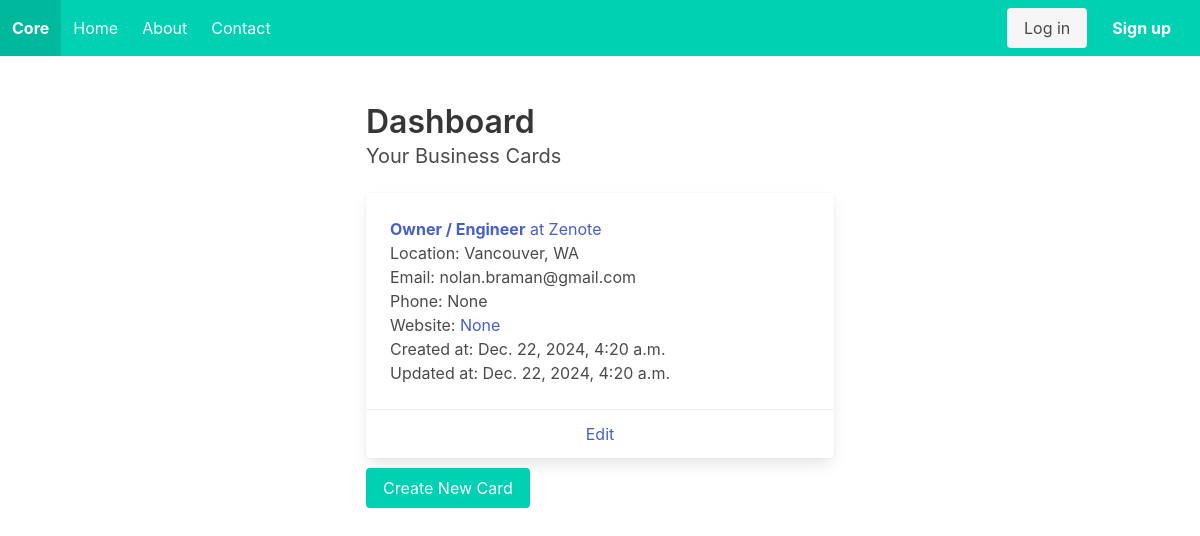
/dashboard/ (signed in), run on an earlier commit of the app's database.
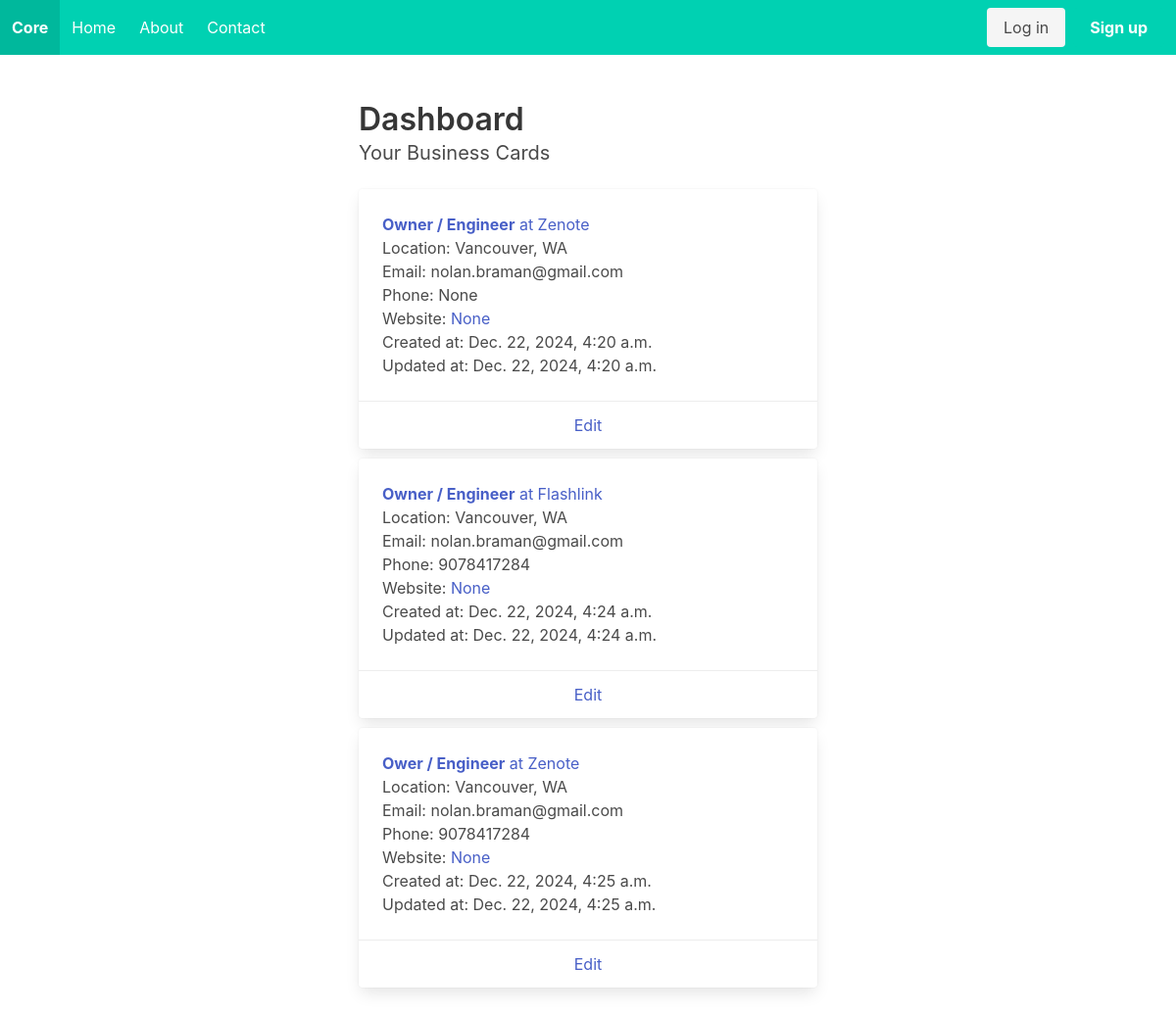
And on a later commit of the database.
### dashboard/models.py (models this page shows, shortened)
class BusinessCard(models.Model):
    user = models.ForeignKey(settings.AUTH_USER_MODEL, on_delete=models.CASCADE)
    uuid = models.UUIDField(default=uuid.uuid4, editable=False, unique=True)
    title = models.CharField(max_length=100)
    company_name = models.CharField(max_length=100)
    location = models.CharField(max_length=100)
    email = models.EmailField()
    phone_number = models.CharField(max_length=15, blank=True, null=True)
    website = models.URLField(blank=True, null=True)
    created_at = models.DateTimeField(auto_now_add=True)
    updated_at = models.DateTimeField(auto_now=True)

### dashboard/views.py (the view)
# urls.py: path('', dashboard_view, name='dashboard'),
@login_required
def dashboard_view(request):
    business_cards = BusinessCard.objects.filter(user=request.user)
    can_add_card = business_cards.count() < 3
    return render(request, 'dashboard/dashboard.html', {
        'business_cards': business_cards,
        'can_add_card': can_add_card
    })

### dashboard/templates/dashboard/dashboard.html (shortened to what this page needs)
{% extends "core/base.html" %}
{% block content %}
  <div class="columns is-centered">
    <div class="column is-half">
      <h2 class="title">Dashboard</h2>
      <h3 class="subtitle">Your Business Cards</h3>
      <ul>
        {% for card in business_cards %}
          <div class="card" style="margin-bottom: 10px;">
            <div class="card-content">
              <li>
                <a href="{% url 'business_card_detail' uuid=card.uuid %}">
                  <strong>{{ card.title }}</strong> at {{ card.company_name }}
                </a>
                <br>
                Location: {{ card.location }}
                <br>
                Email: {{ card.email }}
                <br>
                Phone: {{ card.phone_number }}
                <br>
                Website: <a href="{{ card.website }}">{{ card.website }}</a>
                <br>
                Created at: {{ card.created_at }}
                <br>
                Updated at: {{ card.updated_at }}
              </li>
            </div>
            <footer class="card-footer">
              <a href="{% url 'edit_business_card' uuid=card.uuid %}"
                 class="card-footer-item">Edit</a>
            </footer>
          </div>
        {% empty %}
          <li>No business cards found.</li>
        {% endfor %}
      </ul>
      {% if can_add_card %}
        <a href="{% url 'add_business_card' %}" class="button is-primary">Create New Card</a>
      {% endif %}
    </div>
  </div>
{% endblock content %}

### core/templates/core/base.html (shortened to what this page needs)
<!DOCTYPE html>
<html lang="en">
  <head>
    {% load static %}
    <link
      href="https://cdn.jsdelivr.net/npm/bulma@0.9.3/css/bulma.min.css"
      rel="stylesheet"
    />
    <link href="{% static 'css/main.css' %}" rel="stylesheet" />
  </head>
  <body>
    <nav
      class="navbar is-primary"
      role="navigation"
      aria-label="main navigation"
    >
      <div class="navbar-brand">
        <a class="navbar-item" href="{% url 'index' %}">
          <strong>Core</strong>
        </a>
      </div>
      <div id="navbarBasic" class="navbar-menu">
        <div class="navbar-start">
          <a class="navbar-item" href="{% url 'index' %}">Home</a>
          <a class="navbar-item" href="{% url 'about' %}">About</a>
          <a class="navbar-item" href="{% url 'contact' %}">Contact</a>
        </div>
        <div class="navbar-end">
          <div class="navbar-item">
            <div class="buttons">
              <a class="button is-light" href="{% url 'login' %}">Log in</a>
              <a class="button is-primary" href="{% url 'signup' %}">
                <strong>Sign up</strong>
              </a>
            </div>
          </div>
        </div>
      </div>
    </nav>
    <section class="section">
      <div class="container">{% block content %} {% endblock content %}</div>
    </section>
  </body>
</html>

What changed in the data, as far as the page shows it:
added BusinessCard: title "Owner / Engineer", company_name "Flashlink", location "Vancouver, WA", email "nolan.braman@gmail.com", phone_number "9078417284", website "None", created_at "Dec. 22, 2024, 4:24 a.m.", updated_at "Dec. 22, 2024, 4:24 a.m."
added BusinessCard: title "Ower / Engineer", company_name "Zenote", location "Vancouver, WA", email "nolan.braman@gmail.com", phone_number "9078417284", website "None", created_at "Dec. 22, 2024, 4:25 a.m.", updated_at "Dec. 22, 2024, 4:25 a.m."
Also different on the page:
text no longer shown: "Create New Card"
